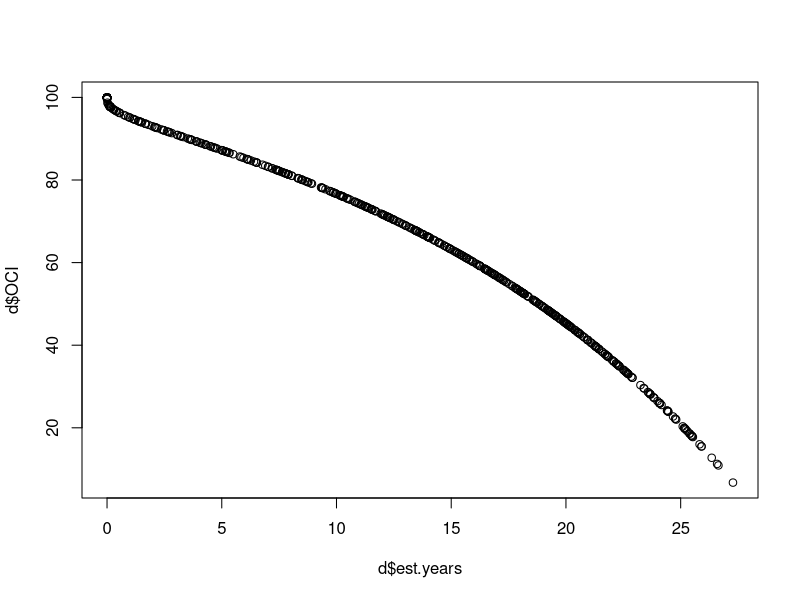
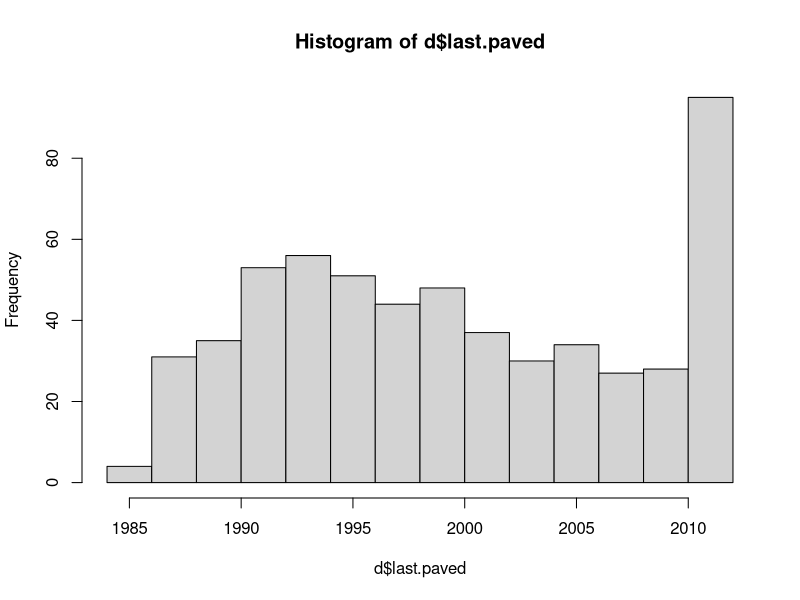
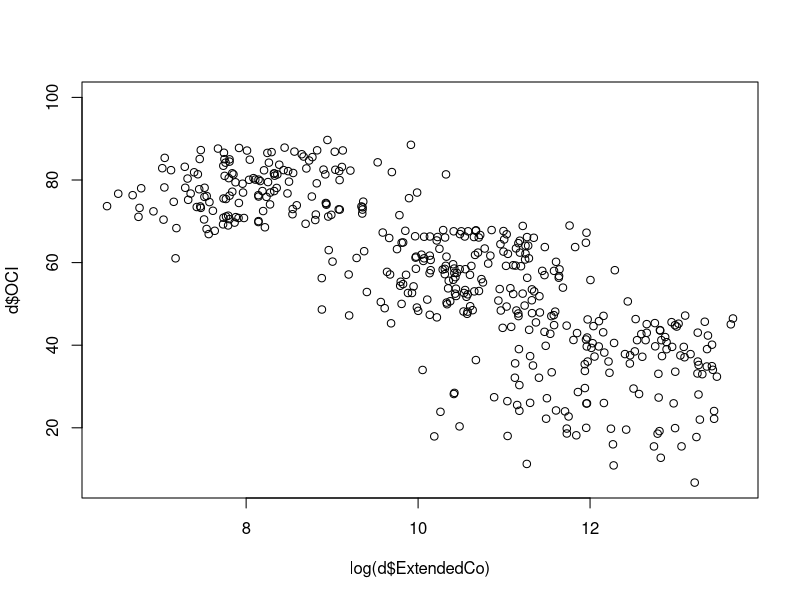
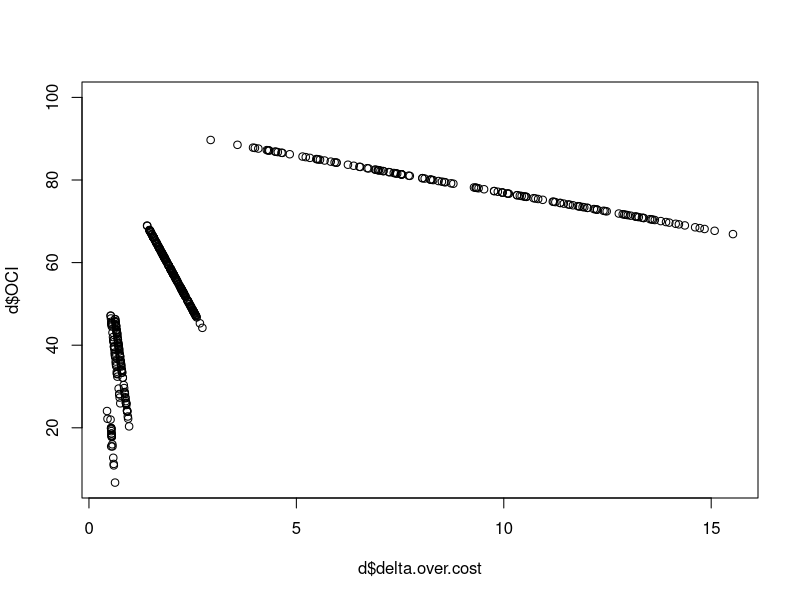
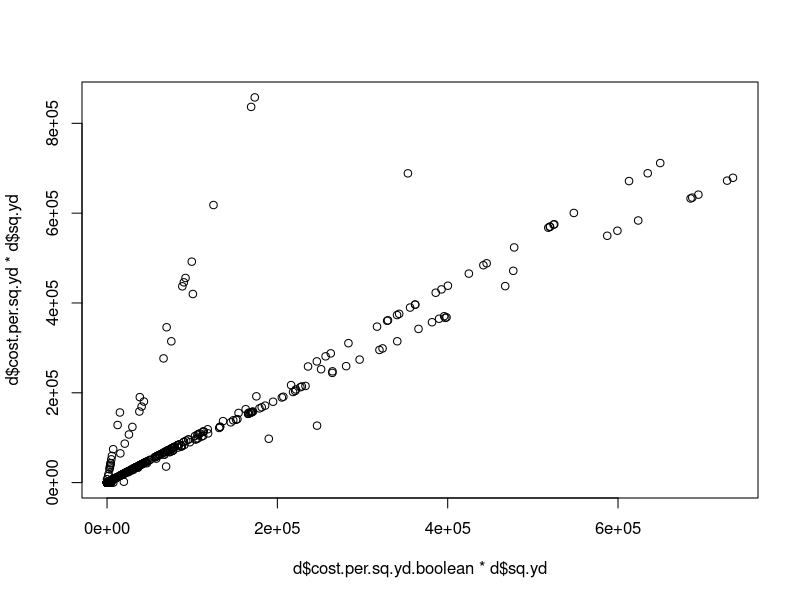
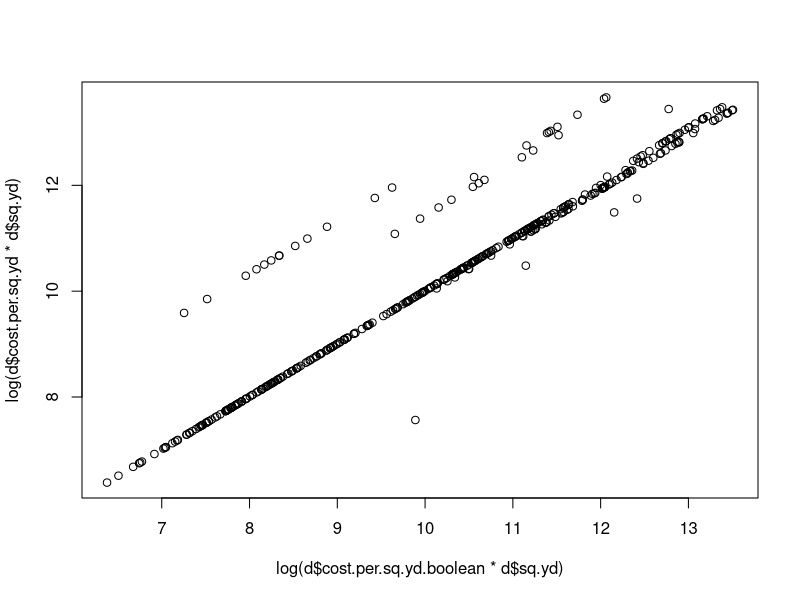
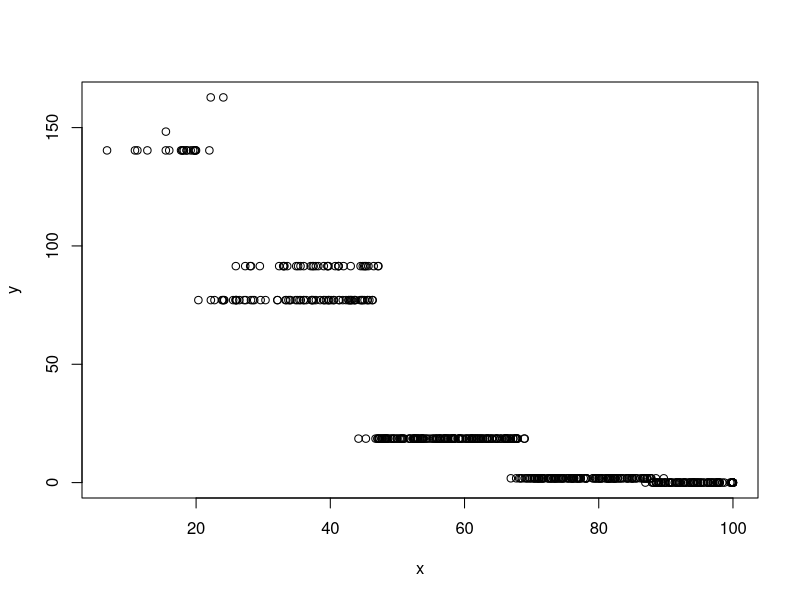
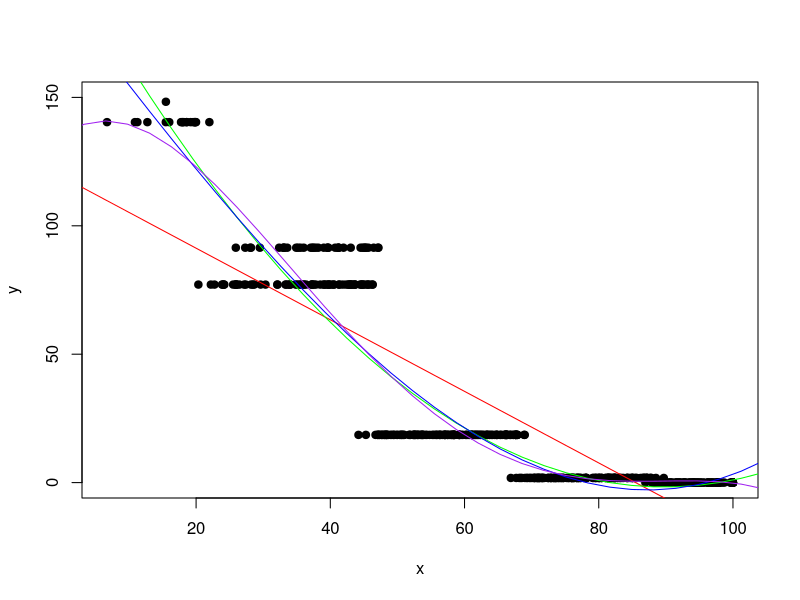

Write the R code that produced these figures, in order. (Note: this script raises an error after producing the figures.)
# This code cleans and analyzes data from FST, the pavement consultant
# OCI value = PCI.  Note these scores are from November 2012.
# It models the cost and PCI degredation in order to optimize pavement decisions
# Created By Daniel Hadley

setwd("K:/Somerstat/Common/Data/2014 StreetStat/PCI_Code")
d <- read.csv("PCI.csv")

# Create new variables 
d$sq.ft <- d$PavementWi * d$Length # Sq. Feet
d$sq.yd <- d$sq.ft * 0.111111 # Sq. Yards
d$total.pci <- d$sq.yd * d$OCI # Sum PCI
d$ideal.pci <- d$sq.yd * 95 # Ideal sum PCI
d$delta.pci <- d$ideal.pci - d$total.pci #Difference
d$delta.over.cost <- d$delta.pci / d$ExtendedCo #One cost measure
aggregate(delta.over.cost ~ PlanActivi, d, mean ) # Crack Seal is crazy cost efficient
aggregate(delta.over.cost ~ PlanActivi, d, max ) # Crack Seal is crazy cost efficient

d$cost.per.sq.yd <- d$ExtendedCo / d$sq.yd # Cost per sq yard


# Here I model the age as a function of PCI based on the references below:
# It is an average of residential and arterial, but we can divide those later
# http://onlinepubs.trb.org/onlinepubs/conferences/2012/assetmgmt/presentations/Data-A-Ramirez-Flores-Chang-Albitres.pdf
# https://repository.tamu.edu/bitstream/handle/1969.1/ETD-TAMU-2009-05-317/DESHMUKH-THESIS.pdf?sequence=2
# http://www.mylongview.com/modules/showdocument.aspx?documentid=631
# PCI = 100 - (106/((ln(79/AGE))^(1/.48)))

d$est.years <- 79*(2.71828^(-9.37879/(100-d$OCI)^0.48))
plot(d$est.years, d$OCI)

d$last.paved <- 2012 - d$est.years
hist(d$last.paved) # I'm skeptical there are streets we have not paved since the 80s


# test
plot(log(d$ExtendedCo), d$OCI)
plot(d$delta.over.cost, d$OCI) # checking cost-effectiveness
# This final plot is where we see that high OCI maintenance is the most cost-effective

# First model cost as a f(PCI) using logical tests: 
# this averages differences between collectors and arterials
# To see where the bands begin and end
aggregate(OCI ~ PlanActivi, d, mean )
aggregate(OCI ~ PlanActivi, d, min )
aggregate(OCI ~ PlanActivi, d, max )

d$cost.per.sq.yd.boolean <- ifelse((d$OCI > 67) & (d$OCI < 89), 1.8,
                            ifelse((d$OCI > 44) & (d$OCI < 67), 18.50,
                            ifelse((d$OCI > 23) & (d$OCI < 44), 83.50,
                                   ifelse((d$OCI > 0) & (d$OCI < 23), 150,
                                          ifelse(d$OCI > 89, 0, 360)))))

# Test
plot(d$cost.per.sq.yd.boolean*d$sq.yd, d$cost.per.sq.yd*d$sq.yd)
plot(log(d$cost.per.sq.yd.boolean*d$sq.yd), log(d$cost.per.sq.yd*d$sq.yd))
# d$dif <- d$cost.per.sq.yd*d$sq.yd - d$cost.per.sq.yd.boolean*d$sq.yd  
# hugeDif <- d[ which(d$dif>650000 | d$dif < -115000), ]



# Now model the cost degredation as a f(PCI) using a smooth curve
# This smooths out all of the "cliffs" from the difference maintenance bands, 
# but it approximates how quickly costs escalate as a f of PCI and allows for linear optimization

####  Use the empirical distribution of PCI ####
# http://davetang.org/muse/2013/05/09/on-curve-fitting/
y = d$cost.per.sq.yd 
x = d$OCI
plot(x,y)

#fit first degree polynomial equation:
fit  <- lm(y~x)
#second degree
fit2 <- lm(y~poly(x,2,raw=TRUE))
#third degree
fit3 <- lm(y~poly(x,3,raw=TRUE))
#fourth degree
fit4 <- lm(y~poly(x,4,raw=TRUE))
#generate range of 50 numbers starting from 30 and ending at 160
xx <- seq(0,160, length=50)
plot(x,y,pch=19,ylim=c(0,150))
lines(xx, predict(fit, data.frame(x=xx)), col="red")
lines(xx, predict(fit2, data.frame(x=xx)), col="green")
lines(xx, predict(fit3, data.frame(x=xx)), col="blue")
lines(xx, predict(fit4, data.frame(x=xx)), col="purple") ## This looks like the best fit

# Now model it based on the coefficients from fit4
#y=e + dx + cx^2 + bx^3 + ax^4 
coef(fit4)

d$cost.model <- 1.351524e+02 + (1.845730e+00 * d$OCI) +  
  (-1.630135e-01 * d$OCI^2) + 
  (2.195987e-03 * d$OCI^3) + 
  (-8.857414e-06 * d$OCI^4) 


fit <- lm(d$cost.model,d$cost.per.sq.yd)
summary(fit) # show results

# Visualize
plot(d$cost.model*d$sq.yd, d$cost.per.sq.yd*d$sq.yd)
plot(log(d$cost.model*d$sq.yd), log(d$cost.per.sq.yd*d$sq.yd))

# Damn, nothing seems to model the cliffs correctly





###  Visualize ###
library(ggplot2)

my.theme <- 
  theme(plot.background = element_blank(), # Remove background
        panel.grid.major = element_blank(), # Remove gridlines
        panel.grid.minor = element_blank(), # Remove more gridlines
        panel.border = element_blank(), # Remove border
        panel.background = element_blank(), # Remove more background
        axis.ticks = element_blank(), # Remove axis ticks
        axis.text=element_text(size=24), # Enlarge axis text font
        axis.title=element_text(size=26), # Enlarge axis title font
        plot.title=element_text(size=42, hjust=0) # Enlarge, left-align title
        ,axis.text.x = element_text(angle=60, hjust = 1) # Uncomment if X-axis unreadable 
  )


# A simple method is to use the "weight" function with qplot. This will even work with aggregate
p <- qplot(PlanActivi, weight = Length, data = d, geom = "bar", alpha=I(.7), main="Activity by Length", ylab="Col2 Count")
p + my.theme

p <- qplot(Treatmentb, weight = Length, data = d, geom = "bar", alpha=I(.7), main="Activity by Length", ylab="Col2 Count")
p + my.theme

p <- qplot(OCI, weight = Length, data = d, colour = "white", fill=Treatmentb, geom = "bar", main="PCI by Length", ylab="Length of Roadway")
p + my.theme


ag <- aggregate(OCI ~ PlanActivi, d, mean )
p <- qplot(PlanActivi, weight = OCI, data = ag, geom = "bar", alpha=I(.7), main="Activity by Avg PCI", ylab="PCI")
p + my.theme

                            
                                   
